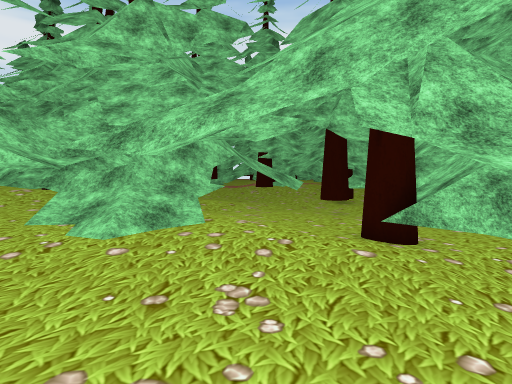
View 1 (above)

24 first-person views from a walk through a 3-D level made in the Unity game engine. The camera is 1.5 m above the floor, tilts 4° down and sees 75° across. The floor is counted in squares, 1 m on a side. Each view is taken from the middle of a square. On the plan, view 1 faces up. The plan holds only what a view shows up to about 15 squares ahead; the rest is blank. The place goes on beyond the plan. The player character is not drawn. Some surface patterns are stand-ins.

View 2
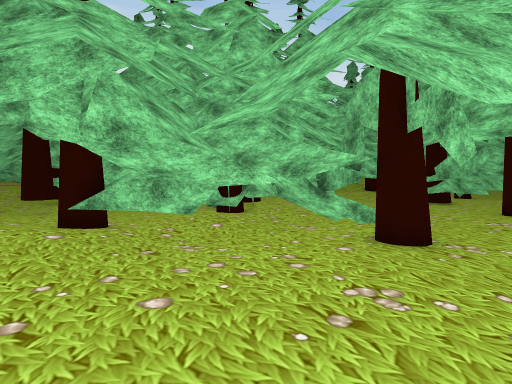

View 3
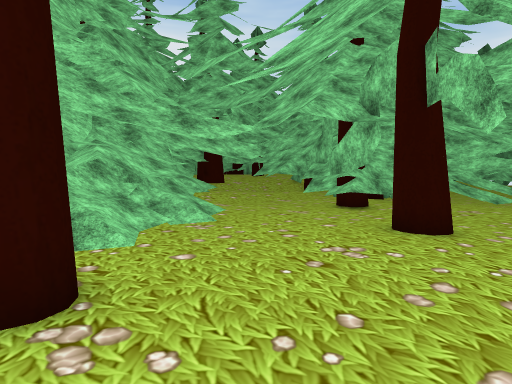

View 4
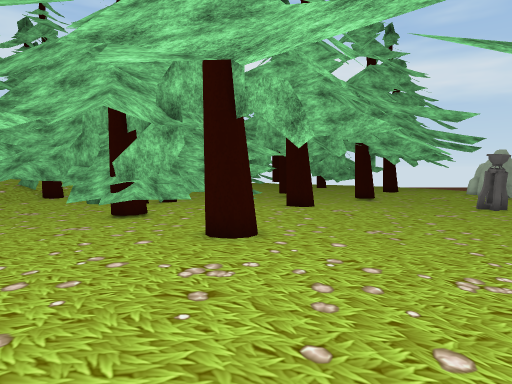

View 5
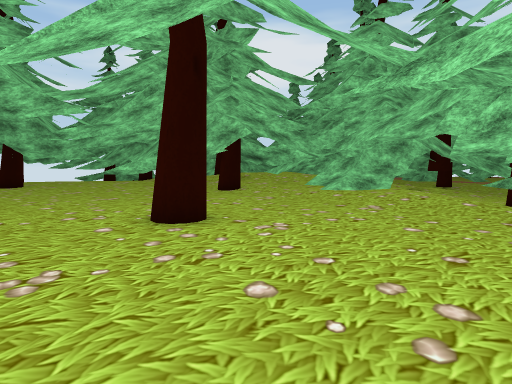

View 6
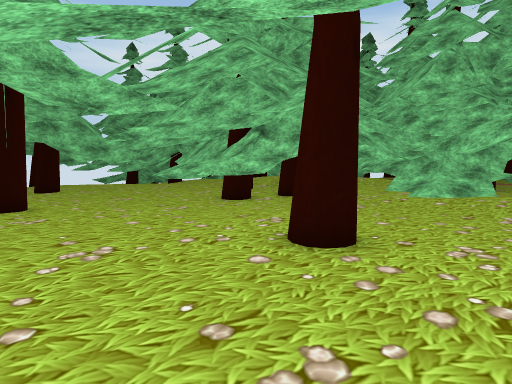

View 7
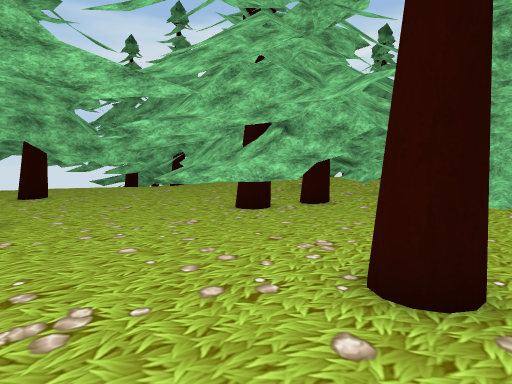

View 8
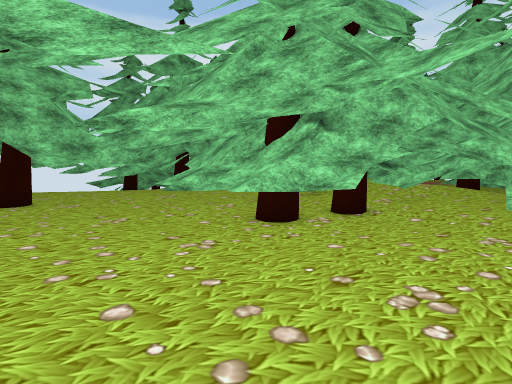

View 9
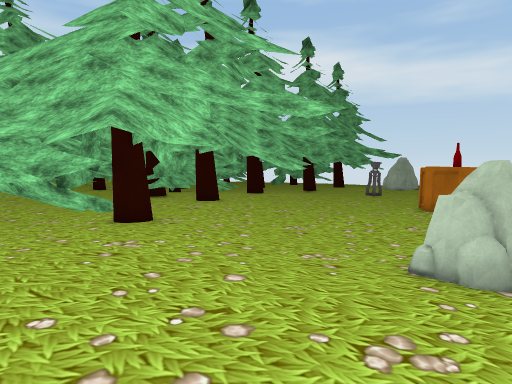

View 10
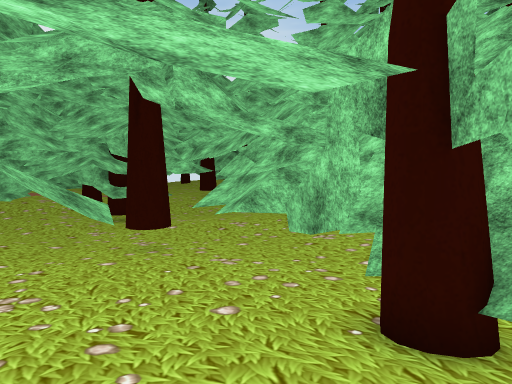

View 11
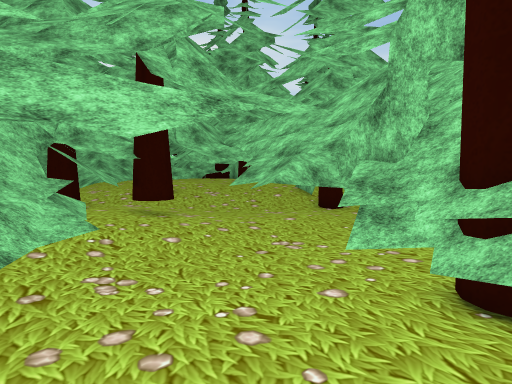

View 12
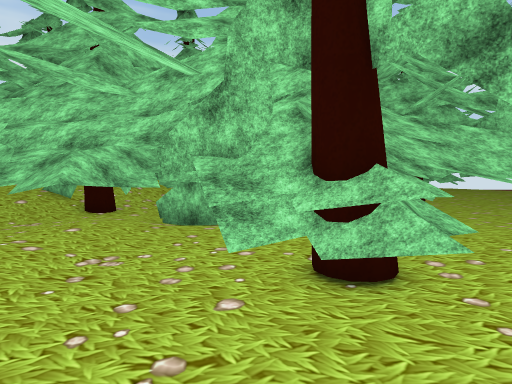

View 13
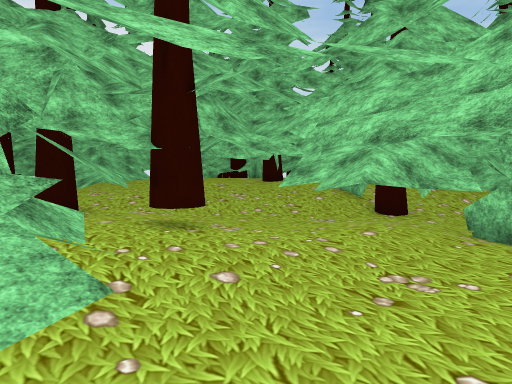

View 14
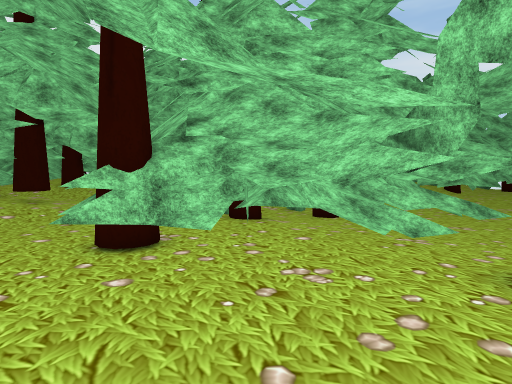

View 15
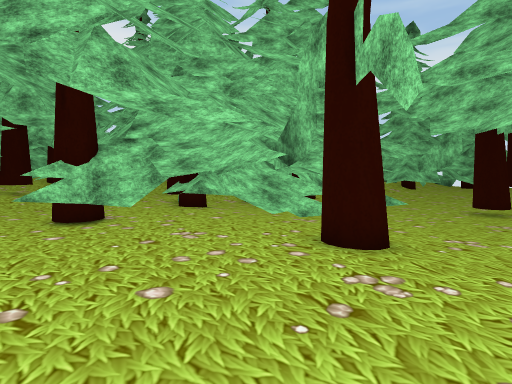

View 16
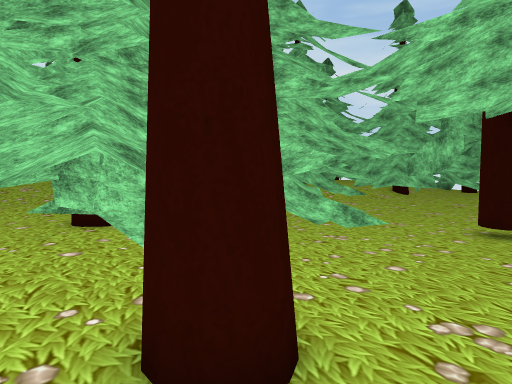

View 17
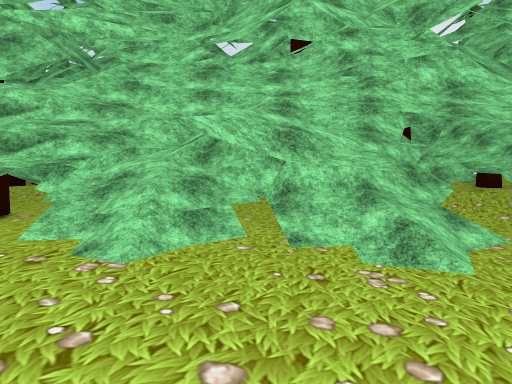

View 18
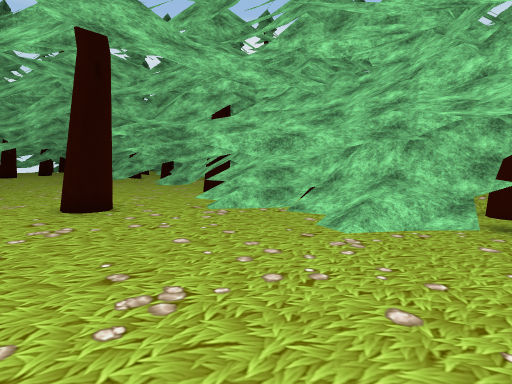

View 19
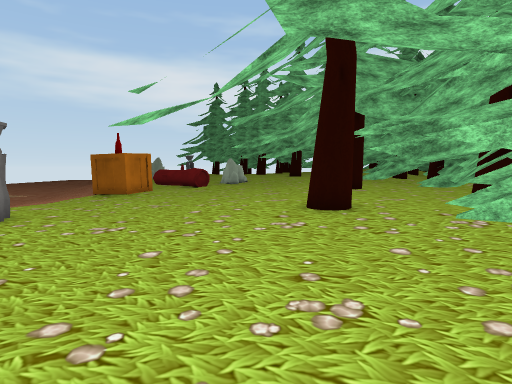

View 20
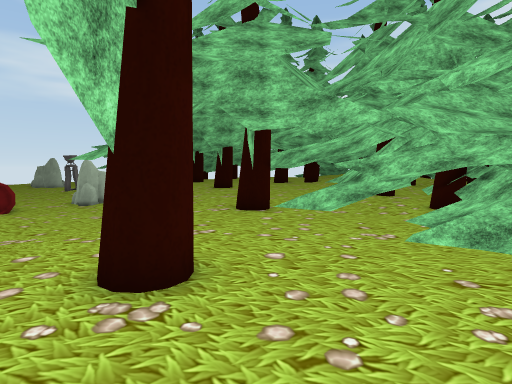

View 21
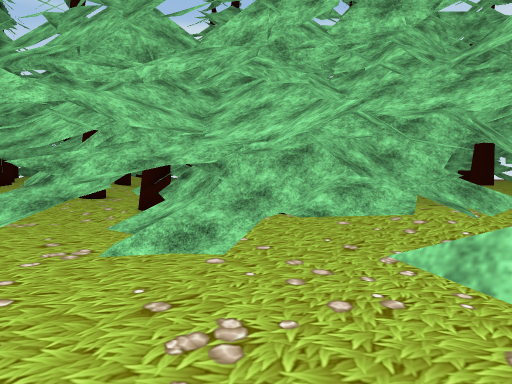

View 22
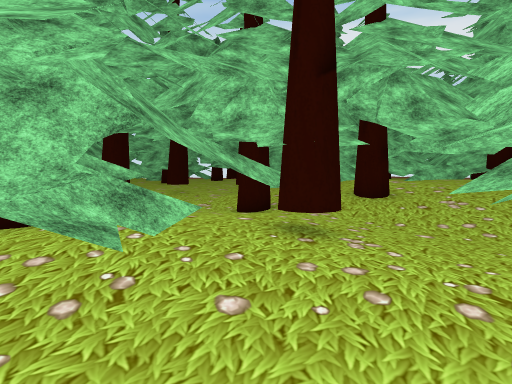

View 23
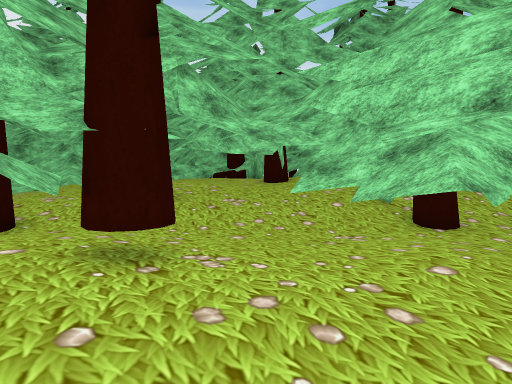

View 24
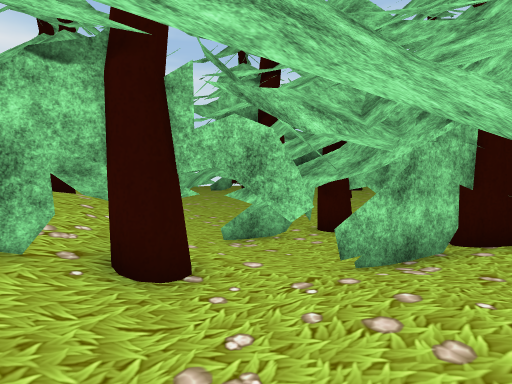

### Floor plan
Key: @ floor where view 1 was taken; # wall or solid block; x gap in a wall; . main floor; : floor 0.25 m higher than the main floor; - floor 0.25 m lower than the main floor; + floor 0.5 m higher than the main floor; _ floor 0.5 m lower than the main floor; * floor 0.75 m higher than the main floor; / step, stairs or slope; O other object.
Columns run from 17 left of view 1 to 31 right of it. Each row starts with its distance up from view 1.
 25                                       O
 24                  OO                  /OO
 23                    O   O             //O
 22                   __ _OO            ://
 21                   ____O          .: :++
 20                   _____      O   // O++
 19                   -____      O   -/ //+     O
 18               O   -___-          --O /+     O
 17               O  /-___-----      ....//OO  *##O
 16                  /--------.       O.../O   OO
 15         OOO      ---OO----.    OO  OO../. /+O
 14         OO        O.-O----.O   OOOOO:....///O
 13           OO     OOO.OO-- O     OOOOO..---//O
 12         OOOO    OOO..O---OO    OOOO:O...--//
 11         OOOO    OO ..OO-.O       O::..OO.--O#O
 10           OOOOOOO::..# OOOOO    OO/...OO..-O
  9            OOOOOO:::.#O OOOO    O....OOO.OOO O
  8            OOOO  +::OOO OOOOO OOO.-----OOOOO OOOO
  7          OOOOOO  ++:OOO# O OOOOO..---O---OO    OO
  6          #  OO  +++ OOOOOOOOOOO....-OO-..OO    OO
  5          O::O:OO+++:OOOOOOOOO:.....OOO.. O    O
  4      OO ::::::::O::::OOOOOOOO......OOO..  OO  #OO
  3     OOOOOO:O:::::::OOOOOOO//.......OOOOOOOOO
  2   O OOOOOOOO:::: :::#O:OOO/......#..OOOOOOOO  OO_
  1    OOOO:OOOO::::O::::::O#O .....O....OOOOOOOOOO__
  0 O:: O:::::O::::O:@::::::........#.....OOOOOOO+:O_
 -1 ::: O::O:::::::O::::::: ........#.....OOO-OOO/___
 -2 x:::O:: :::::::::::::...................-----____
 -3 :::::::x::::::::::::.....  ...........OO-----___O
 -4      :O ::::::::::....-------.....-.....-----____
 -5  O    O:::::::::.....---------------....-----__O_
 -6 OO               ../O----------------.------___ _

Positions as (right, up) in squares from view 1, and headings:
1: (0, 0), facing up
2: (0, -2), facing up-right
3: (7, -3), facing up-right
4: (7, -1), facing right
5: (4, -5), facing up-left
6: (1, -6), facing up-left
7: (-1, -5), facing up-left
8: (-3, -4), facing up-left
9: (-3, -3), facing right
10: (-1, 6), facing up-right
11: (14, 3), facing up-right
12: (14, 5), facing right
13: (15, 6), facing up-right
14: (16, -3), facing up-right
15: (16, -6), facing up-right
16: (20, -5), facing up-right
17: (26, -5), facing up
18: (31, -6), facing up-left
19: (31, -5), facing left
20: (19, 1), facing left
21: (18, 2), facing up-left
22: (18, 6), facing up
23: (17, 8), facing up-right
24: (22, 13), facing down-right
